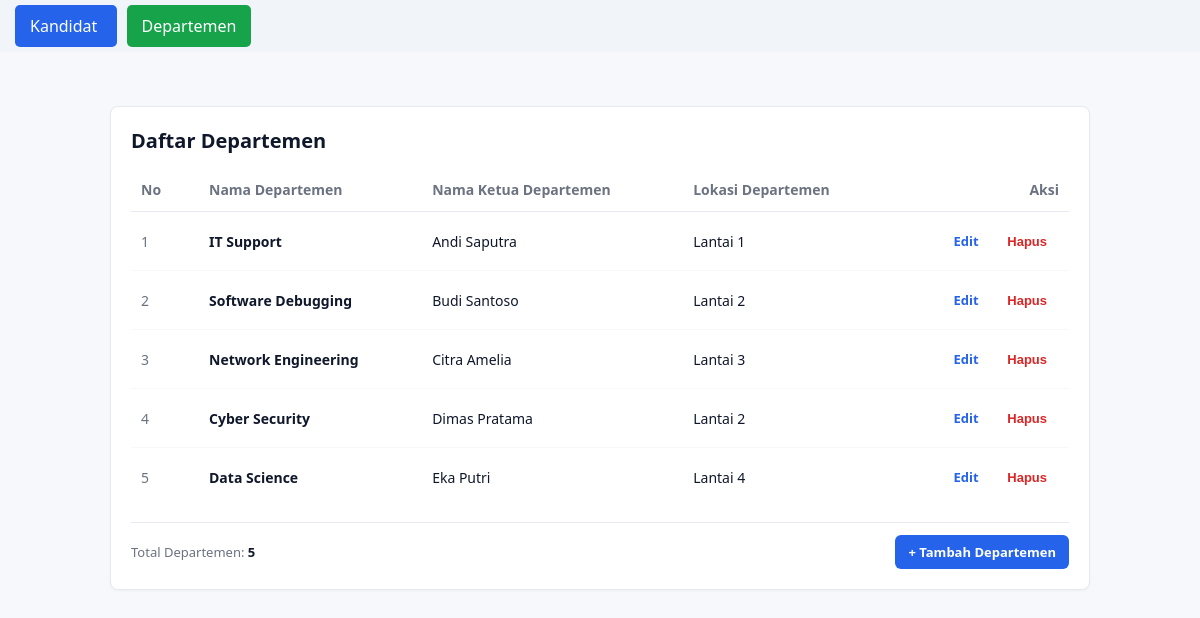
Screenshot of /index.php?halaman=departemen with the database file from the repository.
### tables this page shows
CREATE TABLE `departemen` (
  `id_departemen` int(11) NOT NULL,
  `nama_departemen` varchar(100) NOT NULL,
  `nama_ketua_departemen` varchar(100) NOT NULL,
  `lokasi_departemen` varchar(150) NOT NULL
);

### models/DB.php (called while the page is built, shortened)
<?php
class DB {
    private string $host = "localhost";
    private string $db_name = "mvp_kandidat_db";
    private string $username = "root";
    private string $password = "";
    private ?PDO $conn = null;
    private ?PDOStatement $result = null;
    public function __construct(
        string $host = "localhost",
        string $db_name = "mvp_kandidat_db",
        string $username = "root",
        string $password = ""
    ) {
        $this->host = $host;
        $this->db_name = $db_name;
        $this->username = $username;
        $this->password = $password;
        $this->conn = $this->connect();
    }
    public function connect(): PDO {
        try {
            $dsn = "mysql:host={$this->host};dbname={$this->db_name};charset=utf8mb4";
            $options = [
                PDO::ATTR_ERRMODE => PDO::ERRMODE_EXCEPTION,
                PDO::ATTR_DEFAULT_FETCH_MODE => PDO::FETCH_ASSOC,
                PDO::ATTR_EMULATE_PREPARES => false,
            ];
            return new PDO($dsn, $this->username, $this->password, $options);
        } catch (PDOException $e) {
            throw new RuntimeException("Koneksi Database Gagal: " . $e->getMessage(), 0, $e);
        }
    }
    public function executeQuery(string $query, array $params = []): PDOStatement {
        try {
            $stmt = $this->conn->prepare($query);
            $stmt->execute($params);
            $this->result = $stmt;
            return $stmt;
        } catch (PDOException $e) {
            throw new RuntimeException("Query Gagal: " . $e->getMessage(), 0, $e);
        }
    }
    public function getAllResult(): array {
        return $this->result->fetchAll(PDO::FETCH_ASSOC);
    }
}
?>

### models/TabelDepartemen.php (called while the page is built, shortened)
<?php
require_once __DIR__ . '/DB.php';
require_once __DIR__ . '/Departemen.php';
class TabelDepartemen extends DB implements DetailDepartemen {
    private function mapRowToDepartemen(array $row): Departemen {
        return new Departemen(
            (int)$row['id_departemen'],
            $row['nama_departemen'],
            $row['nama_ketua_departemen'],
            $row['lokasi_departemen']
        );
    }
    public function getAllDepartemen(): array {
        $query = "SELECT * FROM departemen ORDER BY id_departemen ASC;";
        $this->executeQuery($query);
        $rows = $this->getAllResult();
        $list = [];
        foreach ($rows as $row) {
            $list[] = $this->mapRowToDepartemen($row);
        }
        return $list;
    }
}
?>

### models/Departemen.php (called while the page is built, shortened)
<?php
class Departemen {
    private ?int $id_departemen;
    private string $nama_departemen;
    private string $nama_ketua_departemen;
    private string $lokasi_departemen;
    public function __construct(
        ?int $id,
        string $nama_departemen,
        string $nama_ketua_departemen,
        string $lokasi_departemen
    ) {
        $this->id_departemen = $id;
        $this->nama_departemen = $nama_departemen;
        $this->nama_ketua_departemen = $nama_ketua_departemen;
        $this->lokasi_departemen = $lokasi_departemen;
    }
    public function getId(): ?int {
        return $this->id_departemen;
    }
    public function getNamaDepartemen(): string {
        return $this->nama_departemen;
    }
    public function getNamaKetuaDepartemen(): string {
        return $this->nama_ketua_departemen;
    }
    public function getLokasiDepartemen(): string {
        return $this->lokasi_departemen;
    }
}
?>

### views/ViewDepartemen.php (called while the page is built, shortened)
<?php
class ViewDepartemen implements KontrakView {
    private string $skinPath;
    public function __construct(string $skinPath = '', string $formPath = '') {
        $this->skinPath = $skinPath ?: __DIR__ . '/../template/skin_departemen.html';
    }
    public function renderDaftar(string $tableRowsHtml, int $totalData): string {
        $template = file_get_contents($this->skinPath);
        $tokens = [
            '{{TABLE_ROWS}}' => $tableRowsHtml,
            '{{TOTAL_DATA}}' => (string)$totalData,
        ];
        return str_replace(array_keys($tokens), array_values($tokens), $template);
    }
}
?>

### presenters/PresenterDepartemen.php (the view, shortened to what this page needs)
<?php
require_once __DIR__ . '/KontrakDepartemen.php';
require_once __DIR__ . '/../models/Departemen.php';
class PresenterDepartemen implements KontrakDepartemen {
    private DetailDepartemen $model;
    private KontrakView $view;
    public function __construct(DetailDepartemen $model, KontrakView $view) {
        $this->model = $model;
        $this->view = $view;
    }
    private function buildRowHtml(int $no, Departemen $departemen): string {
        $id = (int)$departemen->getId();
        $nama = htmlspecialchars($departemen->getNamaDepartemen());
        $nama_ketua = htmlspecialchars($departemen->getNamaKetuaDepartemen());
        $lokasi = htmlspecialchars($departemen->getLokasiDepartemen());
        return "<tr>
            <td class='col-id'>{$no}</td>
            <td><strong>{$nama}</strong></td>
            <td>{$nama_ketua}</td>
            <td>{$lokasi}</td>
            <td class='col-actions'>
            <a href='index.php?halaman=departemen&screen=edit&id={$id}' class='btn btn-edit'>
                Edit
            </a>
            <form method='post' action='index.php?halaman=departemen' style='display:inline;' onsubmit=\"return confirm('Hapus departemen ini?')\">
                <input type='hidden' name='action' value='hapus'>
                <input type='hidden' name='id' value='{$id}'>
                <button type='submit' class='btn btn-delete'>
                    Hapus
                    </button>
            </form>
            </td>
        </tr>";
    }
    public function tampilkanDepartemen(): string {
        $listDepartemen = $this->model->getAllDepartemen();
        $totalDepartemen = count($listDepartemen);
        $rowsHtml = '';
        if (empty($listDepartemen)) {
            $rowsHtml = "<tr>
                <td colspan='5' style='text-align:center;color:#6b7280;padding:24px;'>
                    Belum ada data departemen.
                </td>
            </tr>";
        } else {
            $no = 1;
            foreach ($listDepartemen as $departemen) {
                $rowsHtml .= $this->buildRowHtml($no, $departemen);
                $no++;
            }
        }
        return $this->view->renderDaftar($rowsHtml, $totalDepartemen);
    }
}
?>

### index.php (shortened to what this page needs)
<?php
require_once __DIR__ . '/models/TabelDepartemen.php';
require_once __DIR__ . '/views/ViewDepartemen.php';
require_once __DIR__ . '/presenters/PresenterDepartemen.php';
$modelKandidat = new TabelKandidat('localhost', 'mvp_kandidat_db', 'root', '');
$viewKandidat = new ViewKandidat();
$presenterKandidat = new PresenterKandidat($modelKandidat, $viewKandidat);
$modelDepartemen = new TabelDepartemen('localhost', 'mvp_kandidat_db', 'root', '');
$viewDepartemen = new ViewDepartemen();
$presenterDepartemen = new PresenterDepartemen($modelDepartemen, $viewDepartemen);
$halaman = $_GET['halaman'] ?? 'kandidat';
if ($_SERVER['REQUEST_METHOD'] === 'POST') {
    $action = $_POST['action'] ?? '';
    if ($halaman === 'kandidat') {
        if ($action === 'tambah') {
            $presenterKandidat->tambahKandidat(
                $_POST['nama'],
                $_POST['posisi'],
                $_POST['domisili'],
                (int)($_POST['skorTest'] ?? 0),
                (int)($_POST['pengalamanTahun'] ?? 0)
            );
        } elseif ($action === 'ubah') {
            $presenterKandidat->ubahKandidat(
                (int)$_POST['id'],
                $_POST['nama'],
                $_POST['posisi'],
                $_POST['domisili'],
                (int)($_POST['skorTest'] ?? 0),
                (int)($_POST['pengalamanTahun'] ?? 0)
            );
        } elseif ($action === 'hapus') {
            $presenterKandidat->hapusKandidat((int)$_POST['id']);
        }
    } elseif ($halaman === 'departemen') {
        if ($action === 'tambah') {
            $presenterDepartemen->tambahDepartemen(
                $_POST['nama_departemen'],
                $_POST['nama_ketua_departemen'],
                $_POST['lokasi_departemen']
            );
        } elseif ($action === 'ubah') {
            $presenterDepartemen->ubahDepartemen(
                (int)$_POST['id_departemen'],
                $_POST['nama_departemen'],
                $_POST['nama_ketua_departemen'],
                $_POST['lokasi_departemen']
            );
        } elseif ($action === 'hapus') {
            $presenterDepartemen->hapusDepartemen((int)$_POST['id']);
        }
    }
    header("Location: index.php?halaman=" . urlencode($halaman));
    exit();
} else {
    echo "
    <div style='padding: 15px; background: #f1f5f9; margin-bottom: 20px;'>
        <a href='index.php?halaman=kandidat'
           style='padding: 10px 15px; background: #2563eb; color: white; text-decoration: none; border-radius: 5px;'>
           Kandidat
        </a>
        <a href='index.php?halaman=departemen'
           style='padding: 10px 15px; background: #16a34a; color: white; text-decoration: none; border-radius: 5px; margin-left: 10px;'>
           Departemen
        </a>
    </div>
    ";
    $screen = $_GET['screen'] ?? 'list';
    if ($halaman === 'departemen') {
        if ($screen === 'add') {
            echo $presenterDepartemen->tampilkanFormDepartemen();
        } elseif ($screen === 'edit' && isset($_GET['id'])) {
            echo $presenterDepartemen->tampilkanFormDepartemen((int)$_GET['id']);
        } else {
            echo $presenterDepartemen->tampilkanDepartemen();
        }
    }
}
?>

### rows the page displays
departemen: id_departemen "Daftar Departemen No Nama Departemen Nama Ketua Departemen Lokasi Departemen Aksi Total Departemen: 5 + Tambah Departemen", no "5", nama_departemen "Data Science", nama_ketua_departemen "Eka Putri", lokasi_departemen "Lantai 4"
departemen: no "1", nama_departemen "IT Support", nama_ketua_departemen "Andi Saputra", lokasi_departemen "Lantai 1"
departemen: no "2", nama_departemen "Software Debugging", nama_ketua_departemen "Budi Santoso", lokasi_departemen "Lantai 2"
departemen: no "3", nama_departemen "Network Engineering", nama_ketua_departemen "Citra Amelia", lokasi_departemen "Lantai 3"
departemen: no "4", nama_departemen "Cyber Security", nama_ketua_departemen "Dimas Pratama", lokasi_departemen "Lantai 2"
